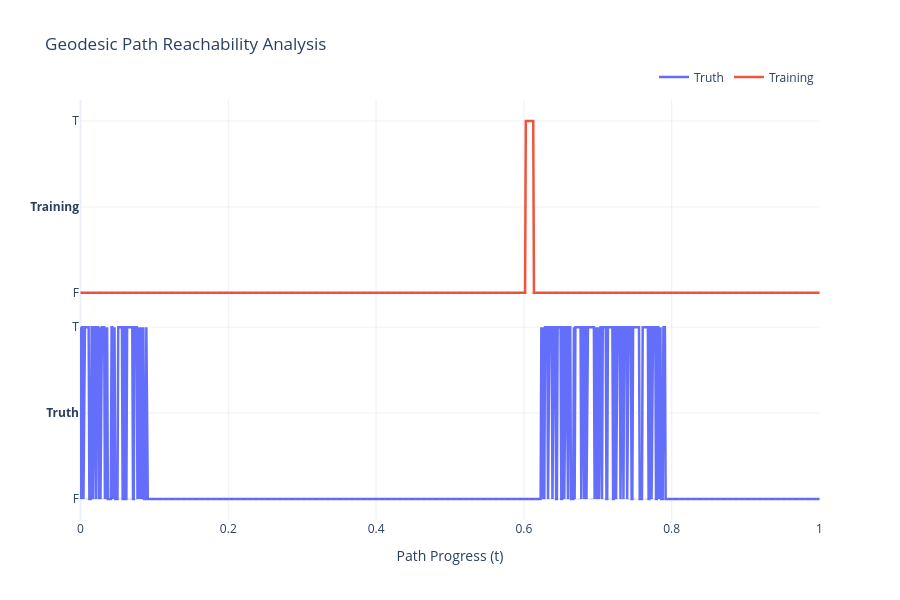

The cell this chart's notebook holds for it:
### Code cell
print("Reach")
compute_metrics(nik, labels)

### Figure 1 — Plotly figure (JSON) as saved in the notebook; plotly's stock layout.template omitted (floating-point values rounded to 4 significant figures; data arrays with more than 128 entries replaced by an {"elided": "..."} marker saying what was removed)
{"data": [{"line": {"width": 2.5}, "mode": "lines", "name": "Truth", "x": {"elided": "1000 float values"}, "y": {"elided": "1000 float values"}, "type": "scatter"}, {"line": {"width": 2.5}, "mode": "lines", "name": "Training", "x": {"elided": "1000 float values"}, "y": {"elided": "1000 float values"}, "type": "scatter"}], "layout": {"shapes": [{"line": {"color": "rgba(0,0,0,0.1)", "dash": "dot", "width": 1}, "type": "line", "x0": 0, "x1": 1, "y0": 0.0, "y1": 0.0}, {"line": {"color": "rgba(0,0,0,0.1)", "dash": "dot", "width": 1}, "type": "line", "x0": 0, "x1": 1, "y0": 1.2, "y1": 1.2}], "yaxis": {"tickmode": "array", "tickvals": [0.0, 0.5, 1.0, 1.2, 1.7, 2.2], "ticktext": ["F", "<b>Truth</b>", "T", "F", "<b>Training</b>", "T"], "gridcolor": "rgba(0,0,0,0.05)", "fixedrange": true}, "legend": {"orientation": "h", "yanchor": "bottom", "y": 1.02, "xanchor": "right", "x": 1}, "title": {"text": "Geodesic Path Reachability Analysis"}, "xaxis": {"title": {"text": "Path Progress (t)"}}, "height": 600, "hovermode": "x unified"}}
